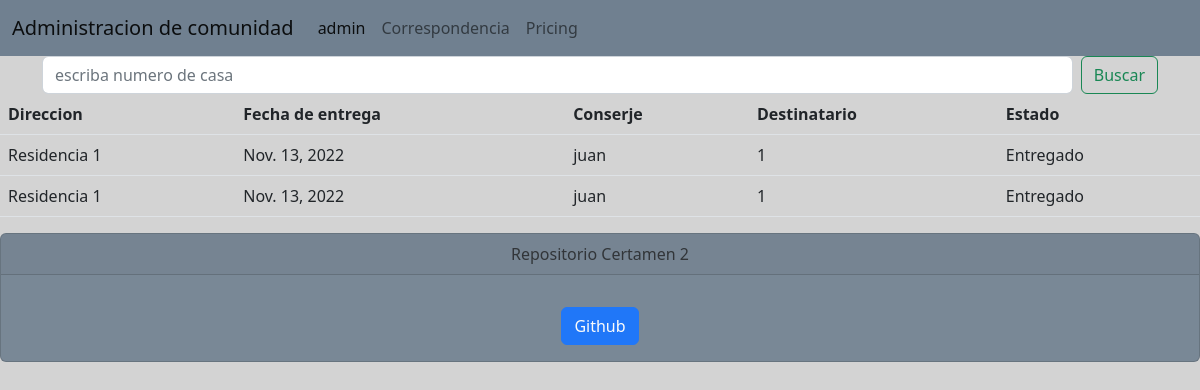
Page /correspondencia/ on the earlier database version.
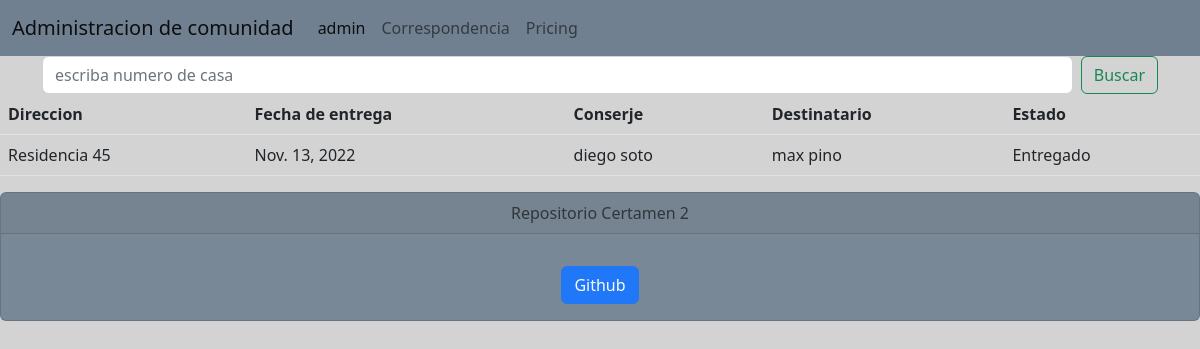
Same page on the later database version.
### appcer2/models.py (models this page shows, shortened)
class Correspondencia(models.Model):
    fecha_entrega = models.DateField("Fecha de recepción")
    Conserje = models.CharField(max_length=50, blank=True)
    entregado = models.BooleanField()
    destinatario = models.CharField(max_length=90)
    direccion = models.ForeignKey(Residencia, on_delete=models.CASCADE)

class Residencia(models.Model):
    numero  = models.IntegerField( primary_key=True)
    dueño = models.CharField(max_length=50)
    telefono = models.IntegerField()
    Correo = models.CharField(max_length=50)
    def __str__(self):
        return "Residencia "+str(self.numero)

### appcer2/views.py (the view)
# urls.py: path('correspondencia/', views.correspondencia, name="correspondencia"),
def correspondencia(request):
    busqueda = request.GET.get("buscar")
    correspondencias = Correspondencia.objects.all()
    if busqueda:
        correspondencias = Correspondencia.objects.filter(
            Q(direccion = busqueda)
        ).distinct()
    return render(request,'appcer2/correspondencia.html',{"corres":correspondencias},)

### appcer2/templates/appcer2/correspondencia.html
{% extends 'appcer2/base.html' %}
{%load static%}
{% block content %}
<div>
    <div id = "busqueda" class="container">
        <form class="d-flex" method="get">
            <input class="form-control me-2" type="search" placeholder="escriba numero de casa" name="buscar">
            <button class="btn btn-outline-success" type="submit">Buscar</button>
        </form>
    </div>
    <table class="table">
        <thead>
            <tr>
                <th scope="col">Direccion</th>
                <th scope="col">Fecha de entrega</th>
                <th scope="col">Conserje</th>
                <th scope="col">Destinatario</th>
                <th scope="col">Estado</th>
            </tr>
        </thead>
        <tbody>
        {%if corres%}
        {%for corre in corres%}
        <tr>
            <td>{{corre.direccion}}</td>
            <td>{{corre.fecha_entrega}}</td>
            <td>{{corre.Conserje}}</td>
            <td>{{corre.destinatario}}</td>
            {%if corre.entregado == True%}
            <td>Entregado</td>
            {%else%}
            <td>No entregado</td>
            {%endif%}
        </tr>
        {%endfor%}
        {%else%}
            <h1>no hay registros de correspondencia</h1>
        {%endif%}
        </tbody>
    </table>
</div>
{% endblock %}

### appcer2/templates/appcer2/base.html (shortened to what this page needs)
{% load static %}
<!DOCTYPE html>
<html lang="en">
<head>
  <link rel="stylesheet" href="{% static 'appcer2/css/bootstrap.css' %}">
  <link type="text/css" href="{% static 'appcer2/css/cssJaime.css' %}" rel="stylesheet">
</head>
<body id="body">
  <nav id="header" class="navbar navbar-expand-lg">
    <div class="container-fluid">
      <a class="navbar-brand" href="{%url 'home'%}">Administracion de comunidad</a>
      <div class="collapse navbar-collapse" id="navbarText">
        <ul class="navbar-nav me-auto mb-2 mb-lg-0">
          <li class="nav-item">
            <a class="nav-link active" aria-current="page" href="{%url 'admin:index'%} ">admin</a>
          </li>
          <li class="nav-item">
            <a class="nav-link" href="{%url 'correspondencia'%}">Correspondencia</a>
          </li>
          <li class="nav-item">
            <a class="nav-link" href="#">Pricing</a>
          </li>
        </ul>
      </div>
    </div>
  </nav>
  {% block content %}
  {% endblock %}
  <div id="boton" class="card text-center">
    <div class="card-header">
      Repositorio Certamen 2
    </div>
    <div class="card-body">
      <a href="https://github.com/Lordpaloma/CER2-OLAVEJAIME.git" class="btn btn-primary">Github</a>
    </div>
  </div>
</body>
</html>

### appcer2/static/appcer2/css/cssJaime.css (style rules this page uses)
#body { background-color: lightgray; }
#header { background-color: slategrey; }
#boton { text-align: center; background-color: slategrey; margin: auto; opacity: 90%; }

Differences in the rows shown:
removed Correspondencia: direccion "Residencia 1", fecha_entrega "Nov. 13, 2022", Conserje "juan", destinatario "1", entregado "Entregado"
changed Correspondencia: direccion "Residencia 1" → "Residencia 45"; Conserje "juan" → "diego soto"; destinatario "1" → "max pino"
